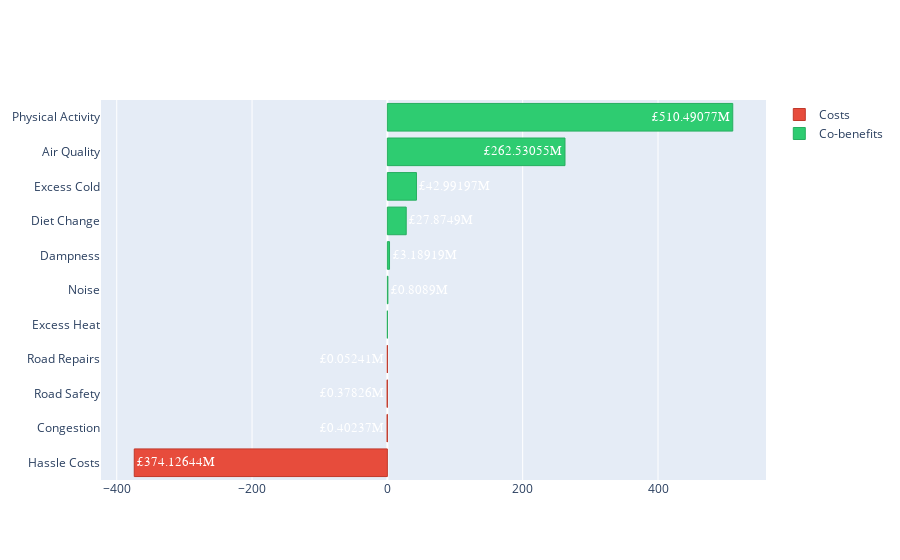

Notebook source saved alongside this figure:
### Code cell
# Create diverging bar chart
import plotly.graph_objects as go
fig = go.Figure()

# Add negative values (red)
negative_data = column_sums_sorted[column_sums_sorted['value'] < 0]
fig.add_trace(go.Bar(
y=negative_data['benefit_type'],
x=negative_data['value'],
orientation='h',
name='Costs',
marker=dict(color='#e74c3c', line=dict(color='#c0392b', width=1)),  # Red with border
text=negative_data['value'].abs().round(5),
texttemplate='£%{text}M',
textposition='auto',
textfont=dict(color='white', size=13, family='Arial Black'),
hovertemplate='<b>%{y}</b><br>' +
            'Value: £%{x:.2f}M<br>' +
            '<extra></extra>'
))

# Add positive values (green)
positive_data = column_sums_sorted[column_sums_sorted['value'] > 0]
fig.add_trace(go.Bar(
    y=positive_data['benefit_type'],
    x=positive_data['value'],
    orientation='h',
    name='Co-benefits',
    marker=dict(color='#2ecc71', line=dict(color='#27ae60', width=1)),  # Green with border
    text=positive_data['value'].round(5),
    texttemplate='£%{text}M',
    textposition='auto',
    textfont=dict(color='white', size=13, family='Arial Black'),
    hovertemplate='<b>%{y}</b><br>' +
                'Value: £%{x:.2f}M<br>' +
                '<extra></extra>'
))

### Figure 1 — Plotly figure (JSON) as saved in the notebook; plotly's stock layout.template omitted (floating-point values rounded to 4 significant figures)
{"data": [{"hovertemplate": "<b>%{y}</b><br>Value: £%{x:.2f}M<br><extra></extra>", "marker": {"color": "#e74c3c", "line": {"color": "#c0392b", "width": 1}}, "name": "Costs", "orientation": "h", "text": [374.1, 0.4024, 0.3783, 0.05241], "textfont": {"color": "white", "family": "Arial Black", "size": 13}, "textposition": "auto", "texttemplate": "£%{text}M", "type": "bar", "x": [-374.1, -0.4024, -0.3783, -0.05241], "y": ["Hassle Costs", "Congestion", "Road Safety", "Road Repairs"]}, {"hovertemplate": "<b>%{y}</b><br>Value: £%{x:.2f}M<br><extra></extra>", "marker": {"color": "#2ecc71", "line": {"color": "#27ae60", "width": 1}}, "name": "Co-benefits", "orientation": "h", "text": [0.00052, 0.8089, 3.189, 27.87, 42.99, 262.5, 510.5], "textfont": {"color": "white", "family": "Arial Black", "size": 13}, "textposition": "auto", "texttemplate": "£%{text}M", "type": "bar", "x": [0.0005247, 0.8089, 3.189, 27.87, 42.99, 262.5, 510.5], "y": ["Excess Heat", "Noise", "Dampness", "Diet Change", "Excess Cold", "Air Quality", "Physical Activity"]}], "layout": {}}
